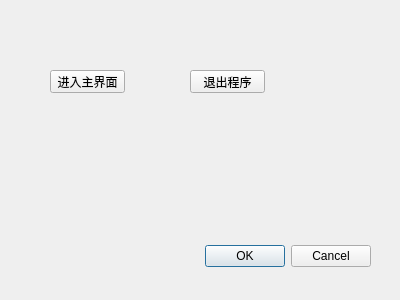
<?xml version="1.0" encoding="UTF-8"?>
<ui version="4.0">
 <class>myDialog</class>
 <widget class="QDialog" name="myDialog">
  <property name="geometry">
   <rect>
    <x>0</x>
    <y>0</y>
    <width>400</width>
    <height>300</height>
   </rect>
  </property>
  <property name="windowTitle">
   <string>Dialog</string>
  </property>
  <widget class="QDialogButtonBox" name="buttonBox">
   <property name="geometry">
    <rect>
     <x>30</x>
     <y>240</y>
     <width>341</width>
     <height>32</height>
    </rect>
   </property>
   <property name="orientation">
    <enum>Qt::Horizontal</enum>
   </property>
   <property name="standardButtons">
    <set>QDialogButtonBox::Cancel|QDialogButtonBox::Ok</set>
   </property>
  </widget>
  <widget class="QPushButton" name="pushButton">
   <property name="geometry">
    <rect>
     <x>50</x>
     <y>70</y>
     <width>75</width>
     <height>23</height>
    </rect>
   </property>
   <property name="text">
    <string>进入主界面</string>
   </property>
  </widget>
  <widget class="QPushButton" name="pushButton_2">
   <property name="geometry">
    <rect>
     <x>190</x>
     <y>70</y>
     <width>75</width>
     <height>23</height>
    </rect>
   </property>
   <property name="text">
    <string>退出程序</string>
   </property>
  </widget>
 </widget>
 <resources/>
 <connections>
  <connection>
   <sender>buttonBox</sender>
   <signal>accepted()</signal>
   <receiver>myDialog</receiver>
   <slot>accept()</slot>
   <hints>
    <hint type="sourcelabel">
     <x>248</x>
     <y>254</y>
    </hint>
    <hint type="destinationlabel">
     <x>157</x>
     <y>274</y>
    </hint>
   </hints>
  </connection>
  <connection>
   <sender>buttonBox</sender>
   <signal>rejected()</signal>
   <receiver>myDialog</receiver>
   <slot>reject()</slot>
   <hints>
    <hint type="sourcelabel">
     <x>316</x>
     <y>260</y>
    </hint>
    <hint type="destinationlabel">
     <x>286</x>
     <y>274</y>
    </hint>
   </hints>
  </connection>
  <connection>
   <sender>pushButton_2</sender>
   <signal>clicked()</signal>
   <receiver>myDialog</receiver>
   <slot>close()</slot>
   <hints>
    <hint type="sourcelabel">
     <x>221</x>
     <y>71</y>
    </hint>
    <hint type="destinationlabel">
     <x>408</x>
     <y>110</y>
    </hint>
   </hints>
  </connection>
 </connections>
</ui>
